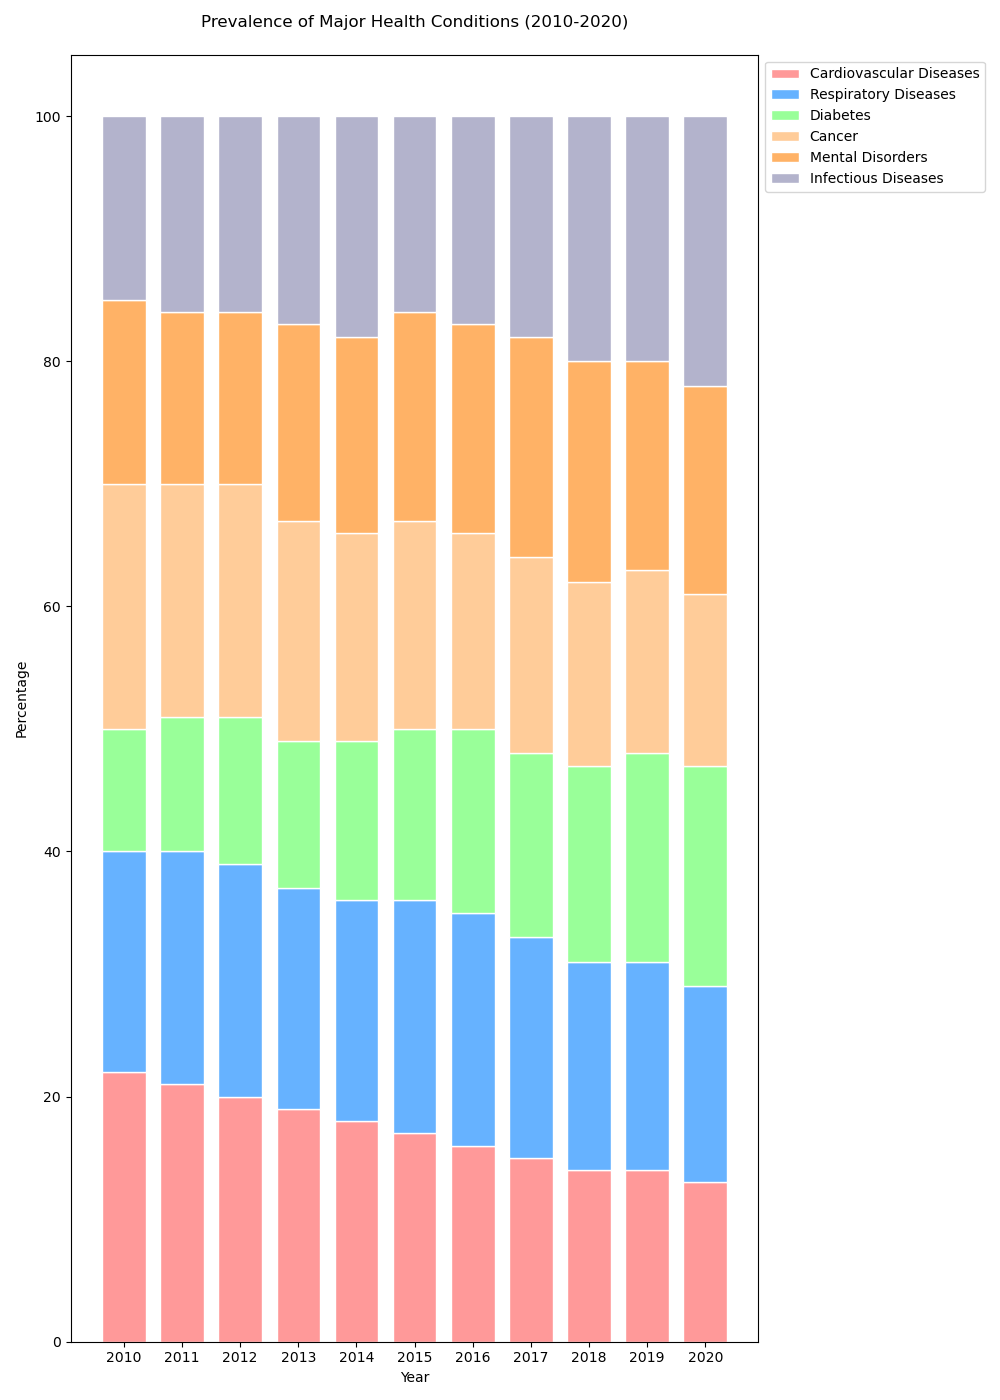

Source code (Python):

import matplotlib.pyplot as plt
import numpy as np

data = {
    'Year': [2010, 2011, 2012, 2013, 2014, 2015, 2016, 2017, 2018, 2019, 2020],
    'Cardiovascular Diseases': [22, 21, 20, 19, 18, 17, 16, 15, 14, 14, 13],
    'Respiratory Diseases': [18, 19, 19, 18, 18, 19, 19, 18, 17, 17, 16],
    'Diabetes': [10, 11, 12, 12, 13, 14, 15, 15, 16, 17, 18],
    'Cancer': [20, 19, 19, 18, 17, 17, 16, 16, 15, 15, 14],
    'Mental Disorders': [15, 14, 14, 16, 16, 17, 17, 18, 18, 17, 17],
    'Infectious Diseases': [15, 16, 16, 17, 18, 16, 17, 18, 20, 20, 22]
}

years = data['Year']
cardio = data['Cardiovascular Diseases']
respiratory = data['Respiratory Diseases']
diabetes = data['Diabetes']
cancer = data['Cancer']
mental = data['Mental Disorders']
infectious = data['Infectious Diseases']

barWidth = 0.75
barHeight = 0.85

r = np.arange(len(years))

plt.figure(figsize=(10, 14))

plt.bar(r, cardio, color='#FF9999', edgecolor='white', width=barWidth, label='Cardiovascular Diseases')
plt.bar(r, respiratory, bottom=cardio, color='#66B2FF', edgecolor='white', width=barWidth, label='Respiratory Diseases')
plt.bar(r, diabetes, bottom=np.array(cardio)+np.array(respiratory), color='#99FF99', edgecolor='white', width=barWidth, label='Diabetes')
plt.bar(r, cancer, bottom=np.array(cardio)+np.array(respiratory)+np.array(diabetes), color='#FFCC99', edgecolor='white', width=barWidth, label='Cancer')
plt.bar(r, mental, bottom=np.array(cardio)+np.array(respiratory)+np.array(diabetes)+np.array(cancer), color='#FFB266', edgecolor='white', width=barWidth, label='Mental Disorders')
plt.bar(r, infectious, bottom=np.array(cardio)+np.array(respiratory)+np.array(diabetes)+np.array(cancer)+np.array(mental), color='#B3B3CC', edgecolor='white', width=barWidth, label='Infectious Diseases')

plt.ylabel('Percentage')
plt.xlabel('Year')
plt.title('Prevalence of Major Health Conditions (2010-2020)', pad=20)
plt.xticks(r, years)
plt.legend(loc='upper left', bbox_to_anchor=(1,1), ncol=1)
plt.tight_layout()
plt.show()
